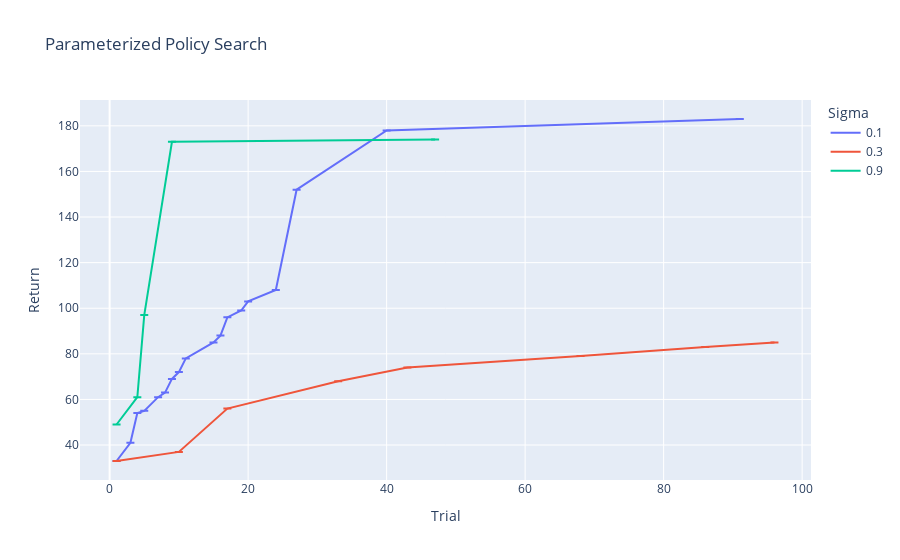

This figure's notebook cell:
### Code cell
fig = px.line(avg_df, x="Trial", y="Return", color="Sigma", error_y=std_err, title=f"Parameterized Policy Search")
fig.show()

### Figure 1 — Plotly figure (JSON) as saved in the notebook; plotly's stock layout.template omitted (floating-point values rounded to 4 significant figures)
{"data": [{"error_y": {"array": [null, null, null, null, null, null, null, null, null, null, null, null, null, null, null, null, null, null]}, "hovertemplate": "Sigma=0.1<br>Trial=%{x}<br>Return=%{y}<extra></extra>", "legendgroup": "0.1", "line": {"color": "#636efa", "dash": "solid"}, "marker": {"symbol": "circle"}, "mode": "lines", "name": "0.1", "orientation": "v", "showlegend": true, "type": "scatter", "x": [1, 3, 4, 5, 7, 8, 9, 10, 11, 15, 16, 17, 19, 20, 24, 27, 40, 91], "xaxis": "x", "y": [33, 41, 54, 55, 61, 63, 69, 72, 78, 85, 88, 96, 99, 103, 108, 152, 178, 183], "yaxis": "y"}, {"error_y": {"array": [null, null, null, null, null, null, null, null]}, "hovertemplate": "Sigma=0.3<br>Trial=%{x}<br>Return=%{y}<extra></extra>", "legendgroup": "0.3", "line": {"color": "#EF553B", "dash": "solid"}, "marker": {"symbol": "circle"}, "mode": "lines", "name": "0.3", "orientation": "v", "showlegend": true, "type": "scatter", "x": [1, 10, 17, 33, 43, 68, 86, 96], "xaxis": "x", "y": [33, 37, 56, 68, 74, 79, 83, 85], "yaxis": "y"}, {"error_y": {"array": [null, null, null, null, null]}, "hovertemplate": "Sigma=0.9<br>Trial=%{x}<br>Return=%{y}<extra></extra>", "legendgroup": "0.9", "line": {"color": "#00cc96", "dash": "solid"}, "marker": {"symbol": "circle"}, "mode": "lines", "name": "0.9", "orientation": "v", "showlegend": true, "type": "scatter", "x": [1, 4, 5, 9, 47], "xaxis": "x", "y": [49, 61, 97, 173, 174], "yaxis": "y"}], "layout": {"legend": {"title": {"text": "Sigma"}, "tracegroupgap": 0}, "title": {"text": "Parameterized Policy Search"}, "xaxis": {"anchor": "y", "domain": [0, 1], "title": {"text": "Trial"}}, "yaxis": {"anchor": "x", "domain": [0, 1], "title": {"text": "Return"}}}}
